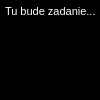
<?xml version="1.0" encoding="UTF-8"?>
<ui version="4.0">
 <class>MainWindow</class>
 <widget class="QMainWindow" name="MainWindow">
  <property name="geometry">
   <rect>
    <x>0</x>
    <y>0</y>
    <width>100</width>
    <height>100</height>
   </rect>
  </property>
  <property name="sizePolicy">
   <sizepolicy hsizetype="Fixed" vsizetype="Fixed">
    <horstretch>0</horstretch>
    <verstretch>0</verstretch>
   </sizepolicy>
  </property>
  <property name="minimumSize">
   <size>
    <width>100</width>
    <height>100</height>
   </size>
  </property>
  <property name="maximumSize">
   <size>
    <width>100</width>
    <height>100</height>
   </size>
  </property>
  <property name="windowTitle">
   <string>Janov namakaný super mega editor</string>
  </property>
  <widget class="QWidget" name="centralWidget">
   <widget class="Editor" name="textEdit">
    <property name="geometry">
     <rect>
      <x>0</x>
      <y>0</y>
      <width>601</width>
      <height>401</height>
     </rect>
    </property>
    <property name="palette">
     <palette>
      <active>
       <colorrole role="WindowText">
        <brush brushstyle="SolidPattern">
         <color alpha="255">
          <red>66</red>
          <green>0</green>
          <blue>0</blue>
         </color>
        </brush>
       </colorrole>
       <colorrole role="Text">
        <brush brushstyle="SolidPattern">
         <color alpha="255">
          <red>89</red>
          <green>0</green>
          <blue>0</blue>
         </color>
        </brush>
       </colorrole>
       <colorrole role="Base">
        <brush brushstyle="SolidPattern">
         <color alpha="255">
          <red>0</red>
          <green>0</green>
          <blue>0</blue>
         </color>
        </brush>
       </colorrole>
      </active>
      <inactive>
       <colorrole role="WindowText">
        <brush brushstyle="SolidPattern">
         <color alpha="255">
          <red>0</red>
          <green>0</green>
          <blue>0</blue>
         </color>
        </brush>
       </colorrole>
       <colorrole role="Text">
        <brush brushstyle="SolidPattern">
         <color alpha="255">
          <red>0</red>
          <green>0</green>
          <blue>0</blue>
         </color>
        </brush>
       </colorrole>
       <colorrole role="Base">
        <brush brushstyle="SolidPattern">
         <color alpha="255">
          <red>255</red>
          <green>255</green>
          <blue>255</blue>
         </color>
        </brush>
       </colorrole>
      </inactive>
      <disabled>
       <colorrole role="WindowText">
        <brush brushstyle="SolidPattern">
         <color alpha="255">
          <red>120</red>
          <green>120</green>
          <blue>120</blue>
         </color>
        </brush>
       </colorrole>
       <colorrole role="Text">
        <brush brushstyle="SolidPattern">
         <color alpha="255">
          <red>120</red>
          <green>120</green>
          <blue>120</blue>
         </color>
        </brush>
       </colorrole>
       <colorrole role="Base">
        <brush brushstyle="SolidPattern">
         <color alpha="255">
          <red>240</red>
          <green>240</green>
          <blue>240</blue>
         </color>
        </brush>
       </colorrole>
      </disabled>
     </palette>
    </property>
    <property name="autoFillBackground">
     <bool>true</bool>
    </property>
    <property name="html">
     <string>&lt;!DOCTYPE HTML PUBLIC &quot;-//W3C//DTD HTML 4.0//EN&quot; &quot;http://www.w3.org/TR/REC-html40/strict.dtd&quot;&gt;
&lt;html&gt;&lt;head&gt;&lt;meta name=&quot;qrichtext&quot; content=&quot;1&quot; /&gt;&lt;style type=&quot;text/css&quot;&gt;
p, li { white-space: pre-wrap; }
&lt;/style&gt;&lt;/head&gt;&lt;body style=&quot; font-family:'MS Shell Dlg 2'; font-size:8.25pt; font-weight:400; font-style:normal;&quot;&gt;
&lt;p style=&quot;-qt-paragraph-type:empty; margin-top:0px; margin-bottom:0px; margin-left:0px; margin-right:0px; -qt-block-indent:0; text-indent:0px; font-size:8pt;&quot;&gt;&lt;/p&gt;&lt;/body&gt;&lt;/html&gt;</string>
    </property>
   </widget>
   <widget class="QWidget" name="statusBar" native="true">
    <property name="geometry">
     <rect>
      <x>0</x>
      <y>380</y>
      <width>600</width>
      <height>20</height>
     </rect>
    </property>
    <property name="sizePolicy">
     <sizepolicy hsizetype="Preferred" vsizetype="Preferred">
      <horstretch>0</horstretch>
      <verstretch>0</verstretch>
     </sizepolicy>
    </property>
    <property name="cursor">
     <cursorShape>ArrowCursor</cursorShape>
    </property>
    <layout class="QHBoxLayout" name="horizontalLayout_2">
     <property name="spacing">
      <number>9</number>
     </property>
     <property name="sizeConstraint">
      <enum>QLayout::SetDefaultConstraint</enum>
     </property>
     <property name="leftMargin">
      <number>9</number>
     </property>
     <property name="topMargin">
      <number>0</number>
     </property>
     <property name="rightMargin">
      <number>0</number>
     </property>
     <property name="bottomMargin">
      <number>0</number>
     </property>
     <item>
      <widget class="QLabel" name="label">
       <property name="sizePolicy">
        <sizepolicy hsizetype="Preferred" vsizetype="Preferred">
         <horstretch>0</horstretch>
         <verstretch>0</verstretch>
        </sizepolicy>
       </property>
       <property name="text">
        <string/>
       </property>
      </widget>
     </item>
     <item>
      <widget class="QLabel" name="label_2">
       <property name="text">
        <string/>
       </property>
      </widget>
     </item>
    </layout>
   </widget>
   <widget class="QTextBrowser" name="textBrowser">
    <property name="geometry">
     <rect>
      <x>0</x>
      <y>0</y>
      <width>601</width>
      <height>100</height>
     </rect>
    </property>
    <property name="palette">
     <palette>
      <active>
       <colorrole role="WindowText">
        <brush brushstyle="SolidPattern">
         <color alpha="255">
          <red>255</red>
          <green>255</green>
          <blue>255</blue>
         </color>
        </brush>
       </colorrole>
       <colorrole role="Button">
        <brush brushstyle="SolidPattern">
         <color alpha="255">
          <red>0</red>
          <green>0</green>
          <blue>0</blue>
         </color>
        </brush>
       </colorrole>
       <colorrole role="Text">
        <brush brushstyle="SolidPattern">
         <color alpha="255">
          <red>255</red>
          <green>255</green>
          <blue>255</blue>
         </color>
        </brush>
       </colorrole>
       <colorrole role="ButtonText">
        <brush brushstyle="SolidPattern">
         <color alpha="255">
          <red>255</red>
          <green>255</green>
          <blue>255</blue>
         </color>
        </brush>
       </colorrole>
       <colorrole role="Base">
        <brush brushstyle="SolidPattern">
         <color alpha="255">
          <red>0</red>
          <green>0</green>
          <blue>0</blue>
         </color>
        </brush>
       </colorrole>
       <colorrole role="Window">
        <brush brushstyle="SolidPattern">
         <color alpha="255">
          <red>0</red>
          <green>0</green>
          <blue>0</blue>
         </color>
        </brush>
       </colorrole>
      </active>
      <inactive>
       <colorrole role="WindowText">
        <brush brushstyle="SolidPattern">
         <color alpha="255">
          <red>255</red>
          <green>255</green>
          <blue>255</blue>
         </color>
        </brush>
       </colorrole>
       <colorrole role="Button">
        <brush brushstyle="SolidPattern">
         <color alpha="255">
          <red>0</red>
          <green>0</green>
          <blue>0</blue>
         </color>
        </brush>
       </colorrole>
       <colorrole role="Text">
        <brush brushstyle="SolidPattern">
         <color alpha="255">
          <red>255</red>
          <green>255</green>
          <blue>255</blue>
         </color>
        </brush>
       </colorrole>
       <colorrole role="ButtonText">
        <brush brushstyle="SolidPattern">
         <color alpha="255">
          <red>255</red>
          <green>255</green>
          <blue>255</blue>
         </color>
        </brush>
       </colorrole>
       <colorrole role="Base">
        <brush brushstyle="SolidPattern">
         <color alpha="255">
          <red>0</red>
          <green>0</green>
          <blue>0</blue>
         </color>
        </brush>
       </colorrole>
       <colorrole role="Window">
        <brush brushstyle="SolidPattern">
         <color alpha="255">
          <red>0</red>
          <green>0</green>
          <blue>0</blue>
         </color>
        </brush>
       </colorrole>
      </inactive>
      <disabled>
       <colorrole role="WindowText">
        <brush brushstyle="SolidPattern">
         <color alpha="255">
          <red>255</red>
          <green>255</green>
          <blue>255</blue>
         </color>
        </brush>
       </colorrole>
       <colorrole role="Button">
        <brush brushstyle="SolidPattern">
         <color alpha="255">
          <red>0</red>
          <green>0</green>
          <blue>0</blue>
         </color>
        </brush>
       </colorrole>
       <colorrole role="Text">
        <brush brushstyle="SolidPattern">
         <color alpha="255">
          <red>255</red>
          <green>255</green>
          <blue>255</blue>
         </color>
        </brush>
       </colorrole>
       <colorrole role="ButtonText">
        <brush brushstyle="SolidPattern">
         <color alpha="255">
          <red>255</red>
          <green>255</green>
          <blue>255</blue>
         </color>
        </brush>
       </colorrole>
       <colorrole role="Base">
        <brush brushstyle="SolidPattern">
         <color alpha="255">
          <red>0</red>
          <green>0</green>
          <blue>0</blue>
         </color>
        </brush>
       </colorrole>
       <colorrole role="Window">
        <brush brushstyle="SolidPattern">
         <color alpha="255">
          <red>0</red>
          <green>0</green>
          <blue>0</blue>
         </color>
        </brush>
       </colorrole>
      </disabled>
     </palette>
    </property>
    <property name="styleSheet">
     <string notr="true">background-color: rgb(0, 0, 0);
font: 12pt &quot;MS Shell Dlg 2&quot;;
color: rgb(255, 255, 255);</string>
    </property>
    <property name="html">
     <string>&lt;!DOCTYPE HTML PUBLIC &quot;-//W3C//DTD HTML 4.0//EN&quot; &quot;http://www.w3.org/TR/REC-html40/strict.dtd&quot;&gt;
&lt;html&gt;&lt;head&gt;&lt;meta name=&quot;qrichtext&quot; content=&quot;1&quot; /&gt;&lt;style type=&quot;text/css&quot;&gt;
p, li { white-space: pre-wrap; }
&lt;/style&gt;&lt;/head&gt;&lt;body style=&quot; font-family:'MS Shell Dlg 2'; font-size:12pt; font-weight:400; font-style:normal;&quot;&gt;
&lt;p style=&quot; margin-top:0px; margin-bottom:0px; margin-left:0px; margin-right:0px; -qt-block-indent:0; text-indent:0px;&quot;&gt;&lt;span style=&quot; font-size:8pt;&quot;&gt;Tu bude zadanie...&lt;/span&gt;&lt;/p&gt;&lt;/body&gt;&lt;/html&gt;</string>
    </property>
    <property name="textInteractionFlags">
     <set>Qt::NoTextInteraction</set>
    </property>
    <property name="openLinks">
     <bool>false</bool>
    </property>
   </widget>
  </widget>
 </widget>
 <layoutdefault spacing="6" margin="11"/>
 <customwidgets>
  <customwidget>
   <class>Editor</class>
   <extends>QTextEdit</extends>
   <header location="global">editor.h</header>
  </customwidget>
 </customwidgets>
 <resources/>
 <connections/>
</ui>
